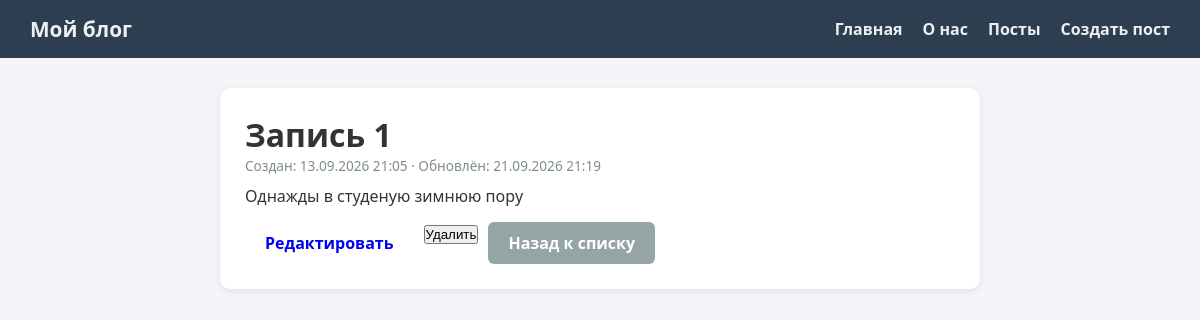
The app's page /posts/1/ with its own data.
### blog/models.py (models this page shows, shortened)
class Post(models.Model):
    title = models.CharField(max_length=100, verbose_name='Заголовок')
    content = models.TextField(verbose_name='Содержание')
    created_at = models.DateTimeField(auto_now_add=True, verbose_name='Дата создания')
    updated_at = models.DateTimeField(auto_now=True, verbose_name='Дата обновления')
    class Meta:
        ordering = ['-created_at']

### blog/views.py (the view)
# urls.py: path('posts/<int:pk>/', views.PostDetailView.as_view(), name='post_detail'),
class PostDetailView(DetailView):
    model = Post
    template_name = 'blog/post_detail.html'
    context_object_name = 'post'

### blog/templates/blog/post_detail.html (shortened to what this page needs)
{% extends 'blog/base.html' %}
{% block content %}
<div class="card">
    <h1>{{ post.title }}</h1>
    <p class="meta">Создан: {{ post.created_at|date:"d.m.Y H:i" }}
       · Обновлён: {{ post.updated_at|date:"d.m.Y H:i" }}</p>
    <p class="post-content">{{ post.content|linebreaks }}</p>
    <div class="actions">
        <a href="{% url 'post_edit' post.pk %}" class="btn">Редактировать</a>
        <form action="{% url 'post_delete' post.pk %}" method="post">
            <button type="submit">Удалить</button>
        </form>
        <a class="btn btn-secondary" href="{% url 'post_list' %}">Назад к списку</a>
    </div>
</div>
{% endblock %}

### blog/templates/blog/base.html (style rules this page uses)
* { margin: 0; padding: 0; box-sizing: border-box; }
body { font-family: 'Segoe UI', Arial, sans-serif; background: #f4f4f9; color: #333; }
.card { background: #fff; border-radius: 10px; padding: 25px; margin-bottom: 20px; box-shadow: 0 2px 8px rgba(0,0,0,0.08); }
.meta { color: #7f8c8d; font-size: 0.85rem; margin-bottom: 10px; }
.btn { display: inline-block; padding: 10px 20px; border-radius: 6px; text-decoration: none; font-weight: 600; border: none; cursor: pointer; transition: background 0.2s; }
.btn-secondary { background: #95a5a6; color: #fff; }
.post-content { line-height: 1.7; }
.actions { margin-top: 15px; display: flex; gap: 10px; }

### records on screen
Post: title "Запись 1", created_at "13.09.2026 21:05", updated_at "21.09.2026 21:19", content "Однажды в студеную зимнюю пору"
